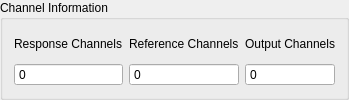
        <widget class="QGroupBox" name="channel_information_groupbox">
         <property name="title">
          <string>Channel Information</string>
         </property>
         <layout class="QGridLayout" name="gridLayout_3">
          <item row="0" column="1">
           <layout class="QVBoxLayout" name="reference_channels_layout">
            <item>
             <widget class="QLabel" name="reference_channels_label">
              <property name="text">
               <string>Reference Channels</string>
              </property>
             </widget>
            </item>
            <item>
             <widget class="QSpinBox" name="reference_channels_display">
              <property name="enabled">
               <bool>true</bool>
              </property>
              <property name="toolTip">
               <string>Number of reference channels used to compute frequency response function</string>
              </property>
              <property name="readOnly">
               <bool>true</bool>
              </property>
              <property name="buttonSymbols">
               <enum>QAbstractSpinBox::NoButtons</enum>
              </property>
              <property name="prefix">
               <string/>
              </property>
              <property name="maximum">
               <number>1000000</number>
              </property>
             </widget>
            </item>
           </layout>
          </item>
          <item row="0" column="2">
           <layout class="QVBoxLayout" name="output_channels_layout">
            <item>
             <widget class="QLabel" name="output_channels_label">
              <property name="text">
               <string>Output Channels</string>
              </property>
             </widget>
            </item>
            <item>
             <widget class="QSpinBox" name="output_channels_display">
              <property name="enabled">
               <bool>true</bool>
              </property>
              <property name="toolTip">
               <string>Number of output channels in the current test.</string>
              </property>
              <property name="readOnly">
               <bool>true</bool>
              </property>
              <property name="buttonSymbols">
               <enum>QAbstractSpinBox::NoButtons</enum>
              </property>
              <property name="prefix">
               <string/>
              </property>
              <property name="maximum">
               <number>1000000</number>
              </property>
             </widget>
            </item>
           </layout>
          </item>
          <item row="0" column="0">
           <layout class="QVBoxLayout" name="response_channels_layout">
            <item>
             <widget class="QLabel" name="response_channels_label">
              <property name="text">
               <string>Response Channels</string>
              </property>
             </widget>
            </item>
            <item>
             <widget class="QSpinBox" name="response_channels_display">
              <property name="enabled">
               <bool>true</bool>
              </property>
              <property name="toolTip">
               <string>Number of response channels used when computing frequency response functions.</string>
              </property>
              <property name="readOnly">
               <bool>true</bool>
              </property>
              <property name="buttonSymbols">
               <enum>QAbstractSpinBox::NoButtons</enum>
              </property>
              <property name="prefix">
               <string/>
              </property>
              <property name="maximum">
               <number>1000000</number>
              </property>
             </widget>
            </item>
           </layout>
          </item>
         </layout>
        </widget>
